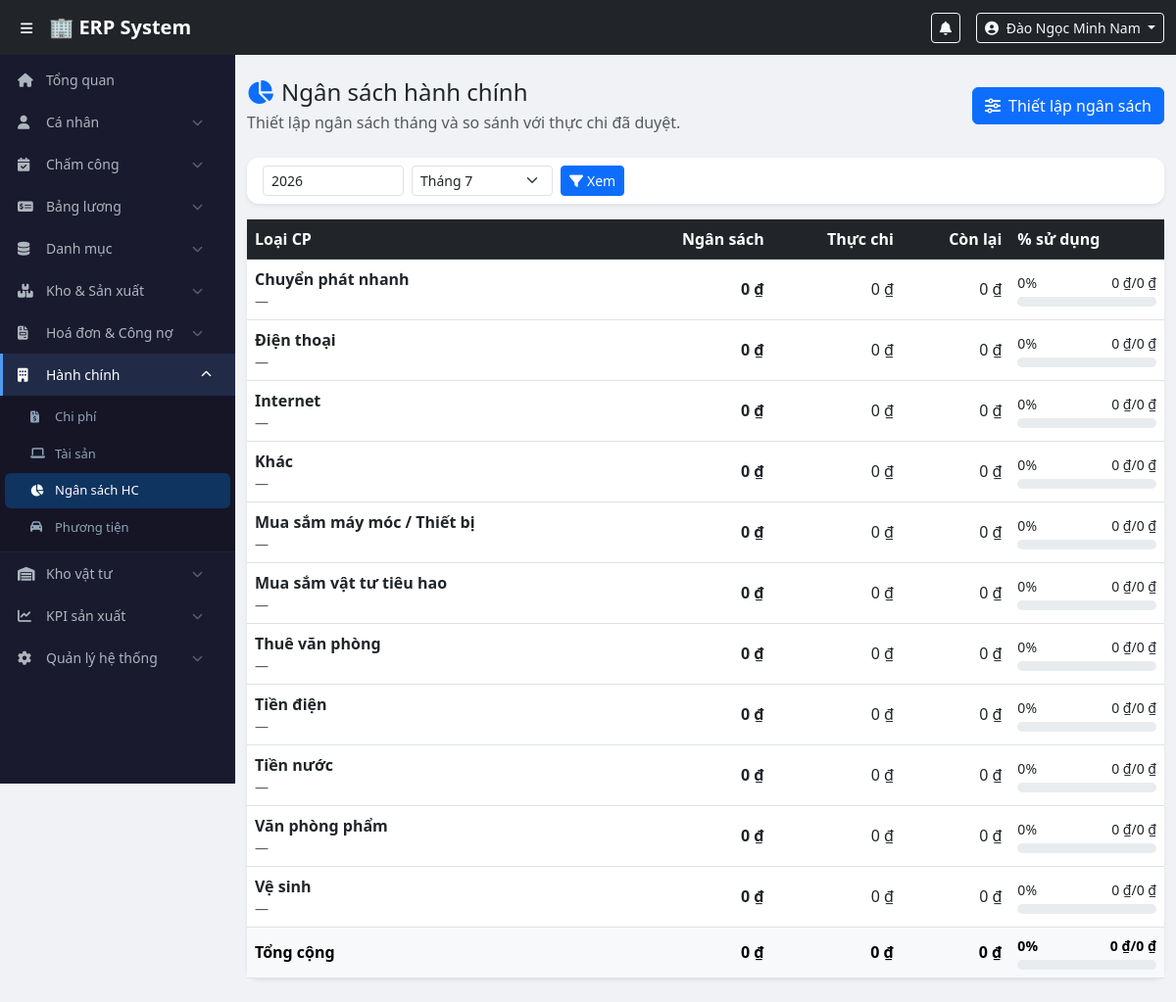
Page /modules/admin/budget.php (signed in) on the committed database.
### tables this page shows
CREATE TABLE `expense_categories` (
  `id` int(11) NOT NULL,
  `category_name` varchar(200) NOT NULL,
  `is_active` tinyint(1) DEFAULT 1
);

### config/functions.php (called while the page is built, shortened)
<?php
function getExpenseCategories($pdo) {
    try {
        $sql = "SELECT id, category_name FROM expense_categories WHERE is_active = 1 ORDER BY category_name";
        $categories = $pdo->query($sql)->fetchAll(PDO::FETCH_ASSOC);
        if (!empty($categories)) {
            return $categories;
        }
        $pdo->exec("INSERT IGNORE INTO expense_categories (id, category_name) VALUES
            (1,'Tiền điện'),(2,'Tiền nước'),(3,'Internet'),(4,'Điện thoại'),
            (5,'Thuê văn phòng'),(6,'Chuyển phát nhanh'),(7,'Văn phòng phẩm'),
            (8,'Vệ sinh'),(9,'Mua sắm máy móc / Thiết bị'),(10,'Mua sắm vật tư tiêu hao'),(11,'Khác')");
        return $pdo->query($sql)->fetchAll(PDO::FETCH_ASSOC);
    } catch (Throwable $e) {
        return [];
    }
}
function e($value): string {
    return htmlspecialchars((string) ($value ?? ''), ENT_QUOTES | ENT_SUBSTITUTE, 'UTF-8');
}
function formatCurrency($amount): string {
    return number_format((float)$amount, 0, ',', '.') . ' ₫';
}
?>

### modules/admin/budget.php (the view, shortened to what this page needs)
<?php
require_once $_SERVER['DOCUMENT_ROOT'] . '/erp/config/database.php';
require_once $_SERVER['DOCUMENT_ROOT'] . '/erp/config/functions.php';
$pdo = getDBConnection();
$errors = [];
$selectedYear = (int)($_GET['year'] ?? date('Y'));
$selectedMonth = (int)($_GET['month'] ?? date('n'));
$categories = getExpenseCategories($pdo);
$budgetByCategory = [];
$actualByCategory = [];
$rows = [];
$totalBudget = 0;
$totalActual = 0;
foreach ($categories as $category) {
    $categoryId = (int)$category['id'];
    $budgetAmount = (float)($budgetByCategory[$categoryId]['budget_amount'] ?? 0);
    $actualAmount = (float)($actualByCategory[$categoryId] ?? 0);
    $remaining = $budgetAmount - $actualAmount;
    $usage = $budgetAmount > 0 ? round(($actualAmount / $budgetAmount) * 100, 2) : ($actualAmount > 0 ? 100 : 0);
    $rows[] = [
        'id' => $categoryId,
        'category_name' => $category['category_name'],
        'budget' => $budgetAmount,
        'actual' => $actualAmount,
        'remaining' => $remaining,
        'usage' => $usage,
        'note' => $budgetByCategory[$categoryId]['note'] ?? '',
    ];
    $totalBudget += $budgetAmount;
    $totalActual += $actualAmount;
}
$totalRemaining = $totalBudget - $totalActual;
$totalUsage = $totalBudget > 0 ? round(($totalActual / $totalBudget) * 100, 2) : ($totalActual > 0 ? 100 : 0);
$showForm = !empty($errors) || isset($_GET['show_form']);
include $_SERVER['DOCUMENT_ROOT'] . '/erp/includes/header.php';
include $_SERVER['DOCUMENT_ROOT'] . '/erp/includes/sidebar.php';
?>
<div class="main-content">
    <div class="container-fluid py-4">
        <div class="d-flex flex-wrap justify-content-between align-items-center gap-2 mb-4">
            <div>
                <h4 class="mb-1"><i class="fas fa-chart-pie me-2 text-primary"></i>Ngân sách hành chính</h4>
                <p class="text-muted mb-0">Thiết lập ngân sách tháng và so sánh với thực chi đã duyệt.</p>
            </div>
            <button class="btn btn-primary" type="button" data-bs-toggle="collapse" data-bs-target="#budget-form-card" aria-expanded="<?= $showForm ? 'true' : 'false' ?>" <?= $categories ? '' : 'disabled' ?>>
                <i class="fas fa-sliders-h me-1"></i> Thiết lập ngân sách
            </button>
        </div>
        <div class="card border-0 shadow-sm mb-3">
            <div class="card-body py-2">
                <form method="get" class="row g-2 align-items-center">
                    <div class="col-md-2"><input type="number" name="year" min="2000" max="2100" class="form-control form-control-sm" value="<?= $selectedYear ?>"></div>
                    <div class="col-md-2"><select name="month" class="form-select form-select-sm"><?php for ($m = 1; $m <= 12; $m++): ?><option value="<?= $m ?>" <?= $selectedMonth === $m ? 'selected' : '' ?>>Tháng <?= $m ?></option><?php endfor; ?></select></div>
                    <div class="col-auto"><button type="submit" class="btn btn-sm btn-primary"><i class="fas fa-filter me-1"></i>Xem</button></div>
                </form>
            </div>
        </div>
        <div class="card border-0 shadow-sm">
            <div class="table-responsive">
                <table class="table table-hover align-middle mb-0">
                    <thead class="table-dark">
                        <tr>
                            <th>Loại CP</th><th class="text-end">Ngân sách</th><th class="text-end">Thực chi</th><th class="text-end">Còn lại</th><th>% sử dụng</th>
                        </tr>
                    </thead>
                    <tbody>
                    <?php if (!$rows): ?>
                        <tr><td colspan="5" class="text-center text-muted py-4">Chưa có dữ liệu ngân sách.</td></tr>
                    <?php else: ?>
                        <?php foreach ($rows as $row): ?>
                            <?php $usageBar = min(100, max(0, $row['usage'])); $barClass = $row['usage'] >= 100 ? 'bg-danger' : ($row['usage'] >= 80 ? 'bg-warning' : 'bg-success'); ?>
                            <tr>
                                <td><div class="fw-semibold"><?= e($row['category_name']) ?></div><div class="small text-muted"><?= e($row['note'] ?: '—') ?></div></td>
                                <td class="text-end fw-semibold"><?= e(formatCurrency($row['budget'])) ?></td>
                                <td class="text-end"><?= e(formatCurrency($row['actual'])) ?></td>
                                <td class="text-end <?= $row['remaining'] < 0 ? 'text-danger fw-semibold' : '' ?>"><?= e(formatCurrency($row['remaining'])) ?></td>
                                <td>
                                    <div class="d-flex justify-content-between small mb-1"><span><?= e(number_format($row['usage'], 0, ',', '.')) ?>%</span><span><?= e(formatCurrency($row['actual'])) ?>/<?= e(formatCurrency($row['budget'])) ?></span></div>
                                    <div class="progress" style="height:10px;"><div class="progress-bar <?= $barClass ?>" style="width: <?= $usageBar ?>%"></div></div>
                                </td>
                            </tr>
                        <?php endforeach; ?>
                    <?php endif; ?>
                    </tbody>
                    <tfoot class="table-light">
                        <tr>
                            <th>Tổng cộng</th>
                            <th class="text-end"><?= e(formatCurrency($totalBudget)) ?></th>
                            <th class="text-end"><?= e(formatCurrency($totalActual)) ?></th>
                            <th class="text-end <?= $totalRemaining < 0 ? 'text-danger' : '' ?>"><?= e(formatCurrency($totalRemaining)) ?></th>
                            <th>
                                <div class="d-flex justify-content-between small mb-1"><span><?= e(number_format($totalUsage, 0, ',', '.')) ?>%</span><span><?= e(formatCurrency($totalActual)) ?>/<?= e(formatCurrency($totalBudget)) ?></span></div>
                                <div class="progress" style="height:10px;"></div>
                            </th>
                        </tr>
                    </tfoot>
                </table>
            </div>
        </div>
    </div>
</div>
<?php include $_SERVER['DOCUMENT_ROOT'] . '/erp/includes/footer.php';

### assets/css/style.css (style rules this page uses)
body { padding-top: 56px; background: #f0f2f5; font-family: 'Segoe UI', sans-serif; }
.main-content { margin-left: 240px; transition: margin-left 0.3s; min-height: calc(100vh - 56px); }
.card { border-radius: 12px !important; }

### rows in the picture
expense_categories: category_name "Chuyển phát nhanh", note "—", budget "0 ₫", actual "0 ₫", remaining "0 ₫", usage "0"
expense_categories: category_name "Điện thoại", note "—", budget "0 ₫", actual "0 ₫", remaining "0 ₫", usage "0"
expense_categories: category_name "Internet", note "—", budget "0 ₫", actual "0 ₫", remaining "0 ₫", usage "0"
expense_categories: category_name "Khác", note "—", budget "0 ₫", actual "0 ₫", remaining "0 ₫", usage "0"
expense_categories: category_name "Mua sắm máy móc / Thiết bị", note "—", budget "0 ₫", actual "0 ₫", remaining "0 ₫", usage "0"
expense_categories: category_name "Mua sắm vật tư tiêu hao", note "—", budget "0 ₫", actual "0 ₫", remaining "0 ₫", usage "0"
expense_categories: category_name "Thuê văn phòng", note "—", budget "0 ₫", actual "0 ₫", remaining "0 ₫", usage "0"
expense_categories: category_name "Tiền điện", note "—", budget "0 ₫", actual "0 ₫", remaining "0 ₫", usage "0"
expense_categories: category_name "Tiền nước", note "—", budget "0 ₫", actual "0 ₫", remaining "0 ₫", usage "0"
expense_categories: category_name "Văn phòng phẩm", note "—", budget "0 ₫", actual "0 ₫", remaining "0 ₫", usage "0"
expense_categories: category_name "Vệ sinh", note "—", budget "0 ₫", actual "0 ₫", remaining "0 ₫", usage "0"

### other values in the picture
$user['full_name'] "Đào Ngọc Minh Nam"
formatCurrency($totalBudget) "0 ₫"
formatCurrency($totalActual) "0 ₫"
formatCurrency($totalRemaining) "0 ₫"
$totalUsage "0"
